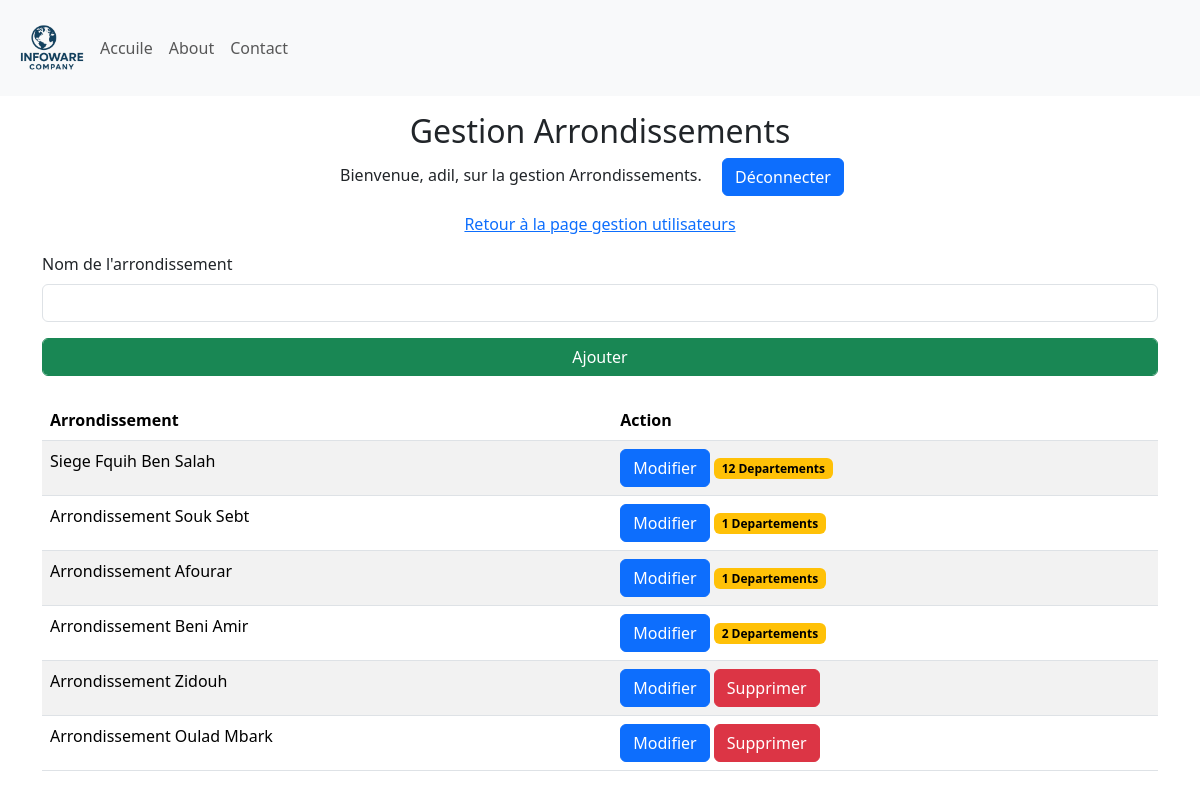
The app's page /manage_Arrondissements (signed in) with its own data.
### Site/models.py (models this page shows, shortened)
class Arondissement(db.Model):
    id = db.Column(db.Integer, primary_key=True)
    arondissement = db.Column(db.String(25), unique=True, nullable=False)
    departement = db.relationship('Departement', backref='Departement', lazy=True)

### Site/dashbord/arrondissement.py (the view, shortened to what this page needs)
@arrondissement.route('/manage_Arrondissements', methods=['GET', 'POST'])
def manage_Arrondissements():
    if 'user' not in session:
        return redirect(url_for('admin.admin'))
    arrondissements = Arondissement.query.all()
    return render_template('manage_Arrondissements.html', name=session['user'], arrondissements=arrondissements)

### Site/templates/manage_Arrondissements.html (shortened to what this page needs)
{% extends 'base.html' %}
{% block body %}
<div class="container-fluid">
    <div class="row">
        <div class="col-12  my-3">
            <div class="text-center">
                <h2>Gestion Arrondissements </h2>
                <p>Bienvenue, {{ name }}, sur la gestion Arrondissements. <a class="mx-3 btn btn-primary" href="{{ url_for('admin.logout') }}"">Déconnecter</a></p>
                <p><a href="{{ url_for('dashbord.manage_users') }}">Retour à la page gestion utilisateurs</a> </p>
            </div>
            <div class="container">
                <form method="POST">
                    <div class="mb-3">
                        <label for="arrondissementName" class="form-label">Nom de l'arrondissement</label>
                        <input type="text" class="form-control" id="arrondissementName" name="arrondissementName" required>
                    </div>
                    <button type="submit" class="form-control btn btn-success">Ajouter</button>
                </form>
                <table class="table table-striped mt-4 ">
                    <thead>
                        <tr>
                          <th scope="col">Arrondissement</th>
                          <th scope="col">Action</th>
                        </tr>
                      </thead>
                      <tbody>
                        {% for arrondissement in arrondissements %}
                        <tr>
                          <td>{{ arrondissement.arondissement }}</td>
                          <td>
                            <form method="POST" action="{{ url_for('arrondissement.delete_arrondissement', arrondissement_id=arrondissement.id) }}" onsubmit="return confirm('Êtes-vous sûr de vouloir supprimer cet arrondissement ?');">
                                <a href="{{ url_for('arrondissement.update_arrondissement', arrondissement_id=arrondissement.id) }}" class="btn btn-primary">Modifier</a>
                                {% if arrondissement.departement | length == 0 %}
                                   <button type="submit" class="btn btn-danger">Supprimer</button>
                                {% else %}
                                    <span class="badge text-bg-warning"> {{ arrondissement.departement | length }} Departements</span>
                                {% endif %}
                            </form>
                          </td>
                        </tr>
                        {% endfor %}
                </table>
            </div>
        </div>
    </div>
</div>
{% endblock %}

### Site/static/style.css (style rules this page uses)
* { margin: 0; padding: 0; box-sizing: border-box; }
:root { --primary-color: #0056b3; --secondary-color: #f8f9fa; --text-color: #333; --highlight-color: #007bff; }
body { font-family: 'Segoe UI', Tahoma, Geneva, Verdana, sans-serif; }

### records on screen
Arondissement: arondissement "Siege Fquih Ben Salah", departement|length "12"
Arondissement: arondissement "Arrondissement Souk Sebt", departement|length "1"
Arondissement: arondissement "Arrondissement Afourar", departement|length "1"
Arondissement: arondissement "Arrondissement Beni Amir", departement|length "2"
Arondissement: arondissement "Arrondissement Zidouh", shows "Supprimer"
Arondissement: arondissement "Arrondissement Oulad Mbark", shows "Supprimer"

### other values on screen
{{ name }} "adil"
